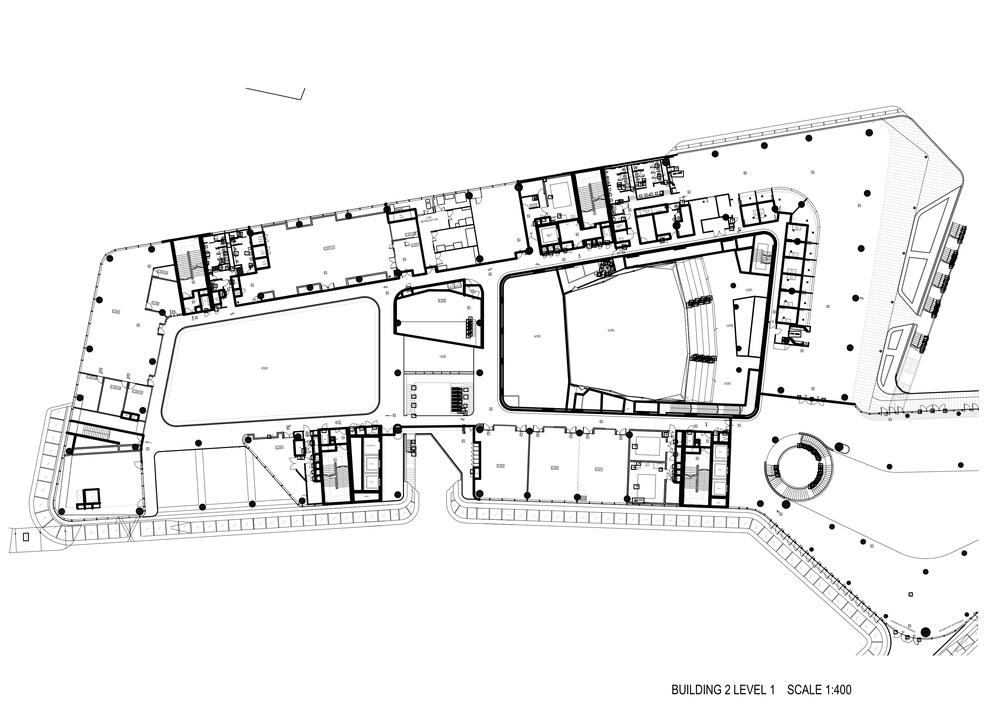
#> input picture Trackie/localpred/bg.jpg, 999 x 706 px, shrunk from 3309 x 2339 before the run
$ python gfx.py
#> lines starting #> are read from the running program, lines starting #| are printed output that depends on the picture
import matplotlib.pyplot as plt
import numpy as np

import json
LEGAL_POINTS = json.load(open('B2L2_LEGAL_POINTS.json'))['LEGAL_POINTS']
#> (reads Trackie/localpred/B2L2_LEGAL_POINTS.json from the repository)

def closestLegalId(unknown):
  unknown = np.array(unknown)
  dist_2 = np.sum((LEGAL_POINTS - unknown)**2, axis=1)
  return np.argmin(dist_2)

img = plt.imread("bg.jpg")
#> img is the input picture: shape (706, 999, 3); min 0, max 255, mean 239.2

plt.imshow(img, extent=[0, 1, 0, 1])

xx, yy = LEGAL_POINTS[closestLegalId([0.45, 0.45])]
plt.plot(xx, yy,'bo-')

plt.show()
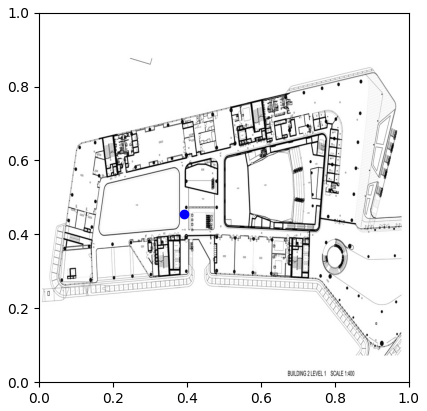
#> figure drawn by matplotlib, 1 panel
